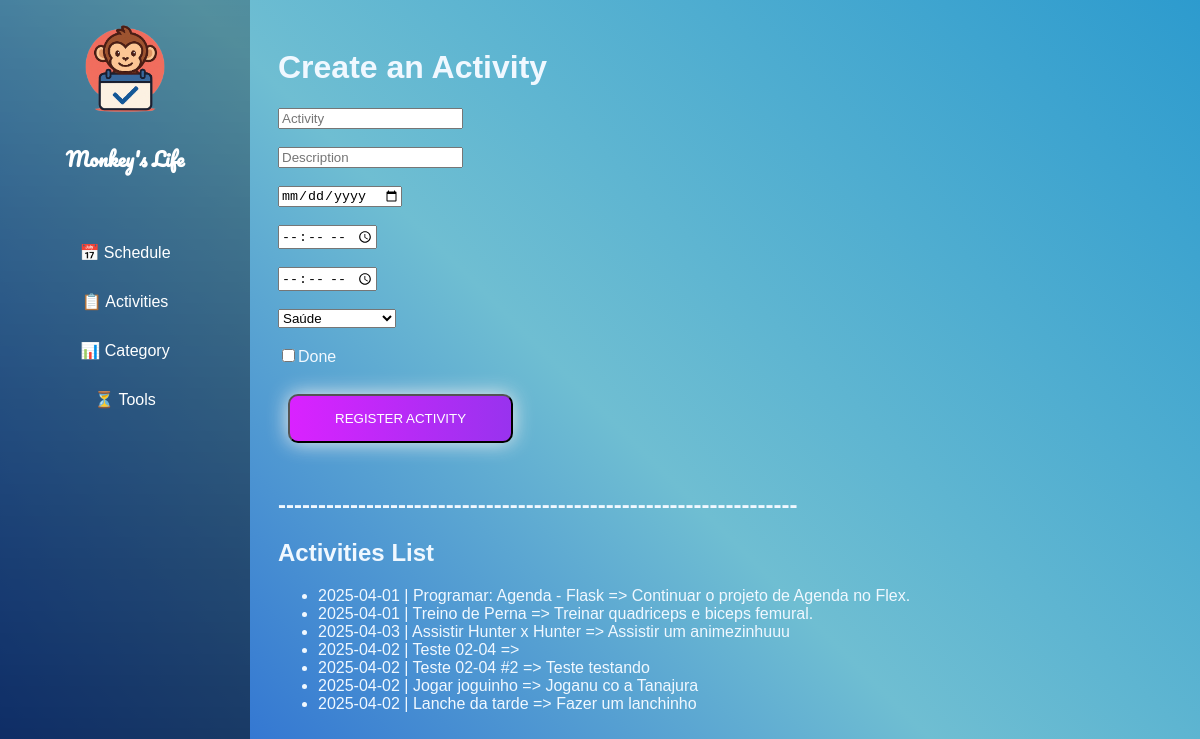
/activities/, run on an earlier commit of the app's database.
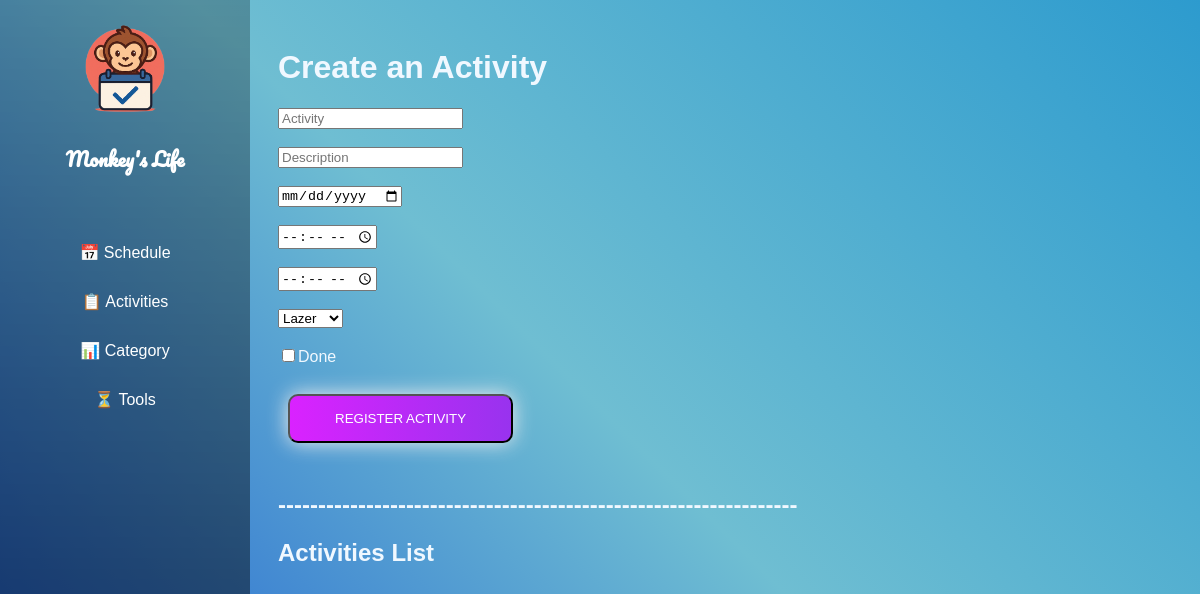
And on a later commit of the database.
### schedule/blueprints/activities/models.py (models this page shows, shortened)
class Activity(db.Model):
    __tablename__ = 'activities'
    id = db.Column(db.Integer, primary_key=True)
    name = db.Column(db.String(80), nullable=False)
    description = db.Column(db.String(200))
    date = db.Column(db.Date)
    start_time = db.Column(db.Time)
    end_time = db.Column(db.Time)
    category = db.Column(db.Integer, db.ForeignKey('categories.id'))
    done = db.Column(db.Boolean, default=False)

### schedule/blueprints/activities/routes.py (the view, shortened to what this page needs)
@activity.route('/', methods=['POST', 'GET'])
def index_activity():
    if request.method == 'GET':
        activities = Activity.query.all()
        categories = Category.query.all()
        return render_template('activities/index_activity.html', activities=activities, categories=categories)

### schedule/blueprints/activities/templates/activities/index_activity.html (shortened to what this page needs)
{% extends "base.html" %}
{% block content %}
<div class="content">
    <h1>Create an Activity</h1>
    <form action="{{ url_for('activity.index_activity') }}" method="POST">
        <input type="text" name="name" placeholder="Activity" required><br><br>
        <input type="text" name="description" placeholder="Description"><br><br>
        <input type="date" name="date" placeholder="Date"><br><br>
        <input type="time" name="start_time" placeholder="Start Time"><br><br>
        <input type="time" name="end_time" placeholder="End Time"><br><br>
        <select name="category_id">
            {% for category in categories %}
                <option value="{{ category.id }}">{{ category.name }}</option>
            {% endfor %}
        </select><br><br>
        <input type="checkbox" name="done">Done<br><br>
        <button class='btn-grad' type="submit">Register Activity</button><br>
    </form>
        <h2>-----------------------------------------------------------------</h2>
        <h2>Activities List</h2>
        <ul>
            {% for activity in activities %}
                <li>{{activity.date}} | {{activity.name}} => {{ activity.description }} </li>
            {% endfor %}
        </ul>
</div>
{% endblock %}

### schedule/templates/base.html (shortened to what this page needs)
<!DOCTYPE html>
<html lang="pt-BR">
<head>
    <link rel="stylesheet" type='text/css' href="/css/style.css">
</head>
<body>
    {% block leftbar %}
    <div class="sidebar">
        <div class="logo">
            <a href="{{ url_for('home.index') }}">
                <img src="/img/logo.png" alt="Logo do Sistema">
                <h2>Monkey's Life</h2>
            </a>
        </div>
        <ul class="menu">
            <li><a href="{{ url_for('home.index') }}">📅 Schedule</a></li>
            <li><a href="{{ url_for('activity.index_activity') }}">📋 Activities</a></li>
            <li><a href="{{ url_for('activity.index_category') }}">📊 Category</a></li>
            <li><a href="{{ url_for('tool.index') }}">⏳ Tools</a></li>
        </ul>
    </div>
    {% endblock %}
    {% block content %}{% endblock %}
</body>
</html>

### schedule/static/css/style.css (style rules this page uses)
body { background-color: #2d9bce; background-image: linear-gradient(225deg, #2d9bce 0%, #6fbed2 50%, #1856d2 100%); display: flex; min-height: 100vh; font-family: 'Montserrat', sans-serif; color: #f0f8ff; }
a, a:visited, a:hover, a:active { color: inherit; text-decoration: none; }
.logo { font-family: "Pacifico", cursive; font-weight: 400; font-style: normal; font-size: 1.6vh; text-align: center; margin-bottom: 20px; }
.logo img { width: 10vh; border-radius: 40%; }
.menu { list-style: none; width: 100%; padding: 0; }
.menu li { width: 100%; }
.menu li a { display: block; text-decoration: none; color: white; padding: 15px; font-size: 16px; text-align: center; transition: 0.3s; }
.content { margin-left: 250px; padding: 20px; flex: 1; }
.sidebar { width: 250px; height: 100vh; background: linear-gradient(to bottom, #0000003e, #0000008d); color: white; display: flex; flex-direction: column; align-items: center; padding: 20px 0; position: fixed; left: 0; top: 0; }
.btn-grad { background-image: linear-gradient(to right, #DA22FF 0%, #9733EE 51%, #DA22FF 100%) }
.btn-grad { margin: 10px; padding: 15px 45px; text-align: center; text-transform: uppercase; transition: 0.5s; background-size: 200% auto; color: white; box-shadow: 0 0 20px #eee; border-radius: 10px; display: block; }

What changed in the data, as far as the page shows it:
removed Activity: date "2025-04-01", name "Programar: Agenda - Flask", description "Continuar o projeto de Agenda no Flex."
removed Activity: date "2025-04-01", name "Treino de Perna", description "Treinar quadriceps e biceps femural."
removed Activity: date "2025-04-03", name "Assistir Hunter x Hunter", description "Assistir um animezinhuuu"
removed Activity: date "2025-04-02", name "Teste 02-04"
removed Activity: date "2025-04-02", name "Teste 02-04 #2", description "Teste testando"
removed Activity: date "2025-04-02", name "Jogar joguinho", description "Joganu co a Tanajura"
removed Activity: date "2025-04-02", name "Lanche da tarde", description "Fazer um lanchinho"
Also different on the page:
form field category_id: "Saúde" → "Lazer"
